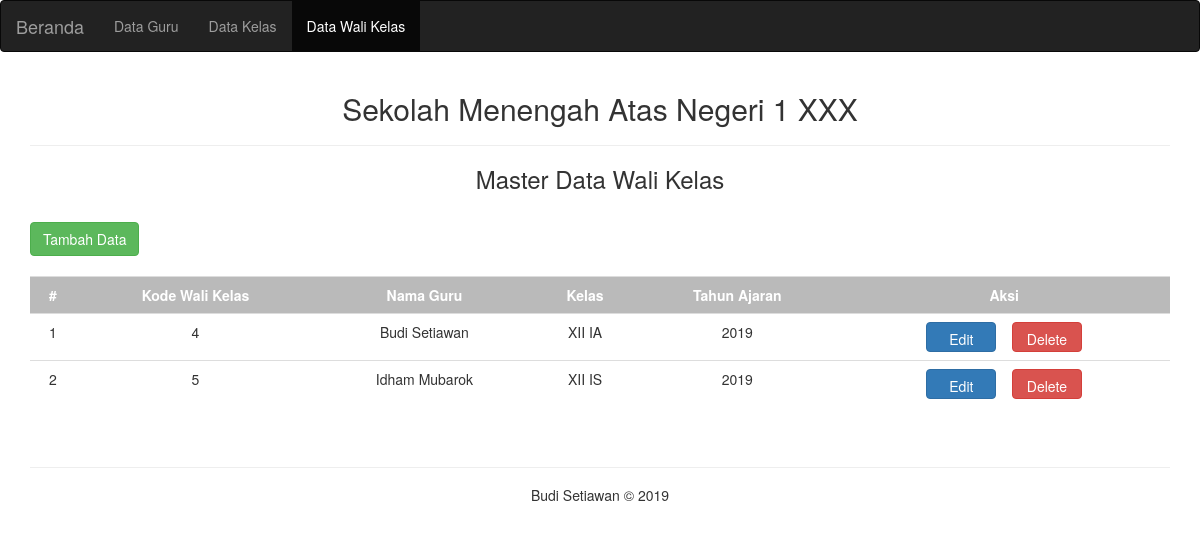
The app's page /walikelas.php with its own data.
### tables this page shows
CREATE TABLE `tbwalikelas` (
  `kode_walikelas` int(11) NOT NULL AUTO_INCREMENT,
  `nama_guru` varchar(30) NOT NULL,
  `nama_kelas` varchar(10) NOT NULL,
  `tahun_ajaran` int(4) NOT NULL,
  PRIMARY KEY (`kode_walikelas`)
);

### walikelas.php (the view, shortened to what this page needs)
<!DOCTYPE html>
<html lang="en">
	<head>
		<link rel="stylesheet" href="Bootstrap\bootstrap.min.css">
	</head>
	<body>
<nav class="navbar navbar-inverse">
	<div class="container-fluid">
		<div class="navbar-header">
			<a class="navbar-brand" href="index.php">Beranda</a>
		</div>
		<ul class="nav navbar-nav">
			<li><a href="guru.php">Data Guru</a></li>
			<li><a href="kelas.php">Data Kelas</a></li>
			<li class="active"><a href="walikelas.php">Data Wali Kelas</a></li>
		</ul>
	</div>
</nav>
	<div class="container">
	<h2 align="center">Sekolah Menengah Atas Negeri 1 XXX</h2><hr>
		<h3 align="center">Master Data Wali Kelas</h3><br>
		<a href="walikelas_add.php">
		<button type="button" class="btn btn-success">Tambah Data</button>
		</a><br><br>
		<table class="table" style="text-align:center;">
		<tr bgcolor="#bababa">
			<td><b><font color="#fff">#</font></b></td>
			<td><b><font color="#fff">Kode Wali Kelas</font></b></td>
			<td><b><font color="#fff">Nama Guru</font></b></td>
			<td><b><font color="#fff">Kelas</font></b></td>
			<td><b><font color="#fff">Tahun Ajaran</font></b></td>
			<td><b><font color="#fff">Aksi</font></b></td>
		</tr>
<?php
	$query = mysql_query("SELECT * FROM tbwalikelas");
	$no = 1;
	while ($data = mysql_fetch_array($query)) {
?>
		<tr>
			<td><?php echo $no; ?></td>
			<td><?php echo $data['kode_walikelas']; ?></td>
			<td><?php echo $data['nama_guru']; ?></td>
			<td><?php echo $data['nama_kelas']; ?></td>
			<td><?php echo $data['tahun_ajaran']; ?></td>
			<td>
			<a href="walikelas_edit.php?kode=<?php echo $data['kode_walikelas']; ?>">
			<button type="button" class="btn btn-primary" style="width:70px;height:30px;">Edit</button>
			</a>&nbsp;&nbsp;
			<a href="walikelas_delete.php?kode=<?php echo $data['kode_walikelas']; ?>">
			<button type="button" class="btn btn-danger" style="width:70px;height:30px;">Delete</button>
			</a>
			</td>
		</tr>
<?php
    $no++;
}
?>
		</table><br>
			<hr>
	<h5 align="center">Budi Setiawan &copy; 2019</h5>
	</div>
	</body>
</html>

### records on screen
tbwalikelas: kode_walikelas "4", nama_guru "Budi Setiawan", nama_kelas "XII IA", tahun_ajaran "2019"
tbwalikelas: kode_walikelas "5", nama_guru "Idham Mubarok", nama_kelas "XII IS", tahun_ajaran "2019"
